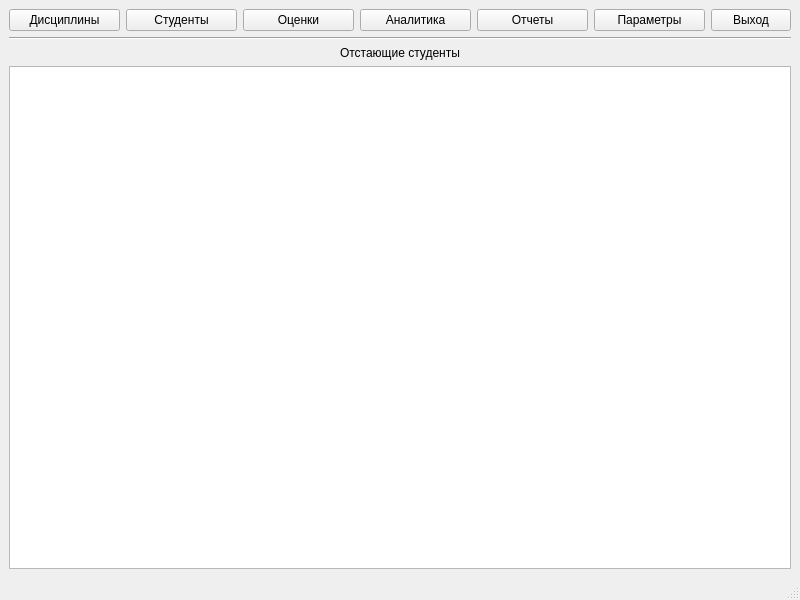
<?xml version="1.0" encoding="UTF-8"?>
<ui version="4.0">
 <class>MainWindow</class>
 <widget class="QMainWindow" name="MainWindow">
  <property name="geometry">
   <rect>
    <x>0</x>
    <y>0</y>
    <width>800</width>
    <height>600</height>
   </rect>
  </property>
  <property name="windowTitle">
   <string>Личный кабинет</string>
  </property>
  <widget class="QWidget" name="centralwidget">
   <layout class="QGridLayout" name="gridLayout_2">
    <item row="0" column="0">
     <layout class="QGridLayout" name="gridLayout">
      <item row="1" column="0" colspan="7">
       <widget class="Line" name="line">
        <property name="orientation">
         <enum>Qt::Horizontal</enum>
        </property>
       </widget>
      </item>
      <item row="0" column="1">
       <widget class="QPushButton" name="pushButton_student">
        <property name="text">
         <string>Студенты</string>
        </property>
       </widget>
      </item>
      <item row="0" column="3">
       <widget class="QPushButton" name="pushButton_analytics">
        <property name="text">
         <string>Аналитика</string>
        </property>
       </widget>
      </item>
      <item row="0" column="6">
       <widget class="QPushButton" name="pushButton_close">
        <property name="sizePolicy">
         <sizepolicy hsizetype="Fixed" vsizetype="Fixed">
          <horstretch>0</horstretch>
          <verstretch>0</verstretch>
         </sizepolicy>
        </property>
        <property name="text">
         <string>Выход</string>
        </property>
       </widget>
      </item>
      <item row="3" column="0" colspan="7">
       <widget class="QTableWidget" name="tableWidget"/>
      </item>
      <item row="0" column="2">
       <widget class="QPushButton" name="pushButton_grade">
        <property name="text">
         <string>Оценки</string>
        </property>
       </widget>
      </item>
      <item row="0" column="4">
       <widget class="QPushButton" name="pushButton_reports">
        <property name="text">
         <string>Отчеты</string>
        </property>
       </widget>
      </item>
      <item row="0" column="0">
       <widget class="QPushButton" name="pushButton_lesson">
        <property name="text">
         <string>Дисциплины</string>
        </property>
       </widget>
      </item>
      <item row="2" column="0" colspan="7">
       <widget class="QLabel" name="label">
        <property name="text">
         <string>Отстающие студенты</string>
        </property>
        <property name="alignment">
         <set>Qt::AlignCenter</set>
        </property>
       </widget>
      </item>
      <item row="0" column="5">
       <widget class="QPushButton" name="pushButton">
        <property name="text">
         <string>Параметры</string>
        </property>
       </widget>
      </item>
     </layout>
    </item>
   </layout>
  </widget>
  <widget class="QStatusBar" name="statusbar"/>
 </widget>
 <resources/>
 <connections/>
</ui>
